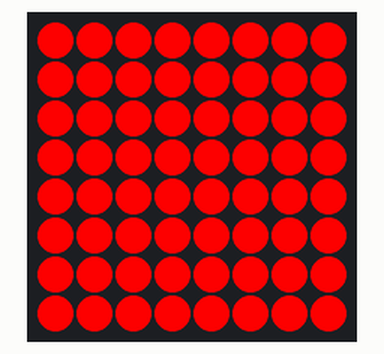
This program was run on a simulated Raspberry Pi (BCM pin numbers) with a Sense HAT. Parts: the Sense HAT's 8×8 RGB LED matrix.

Above: at 0.17 s.
At 2.37 s:
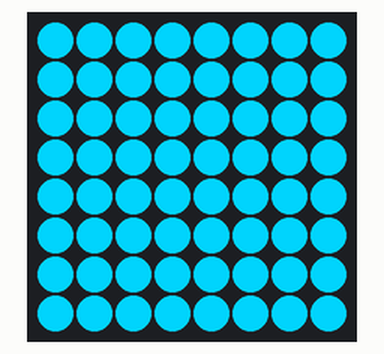
At 5.59 s:
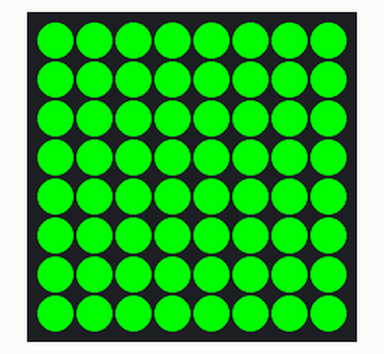
At 11.12 s:
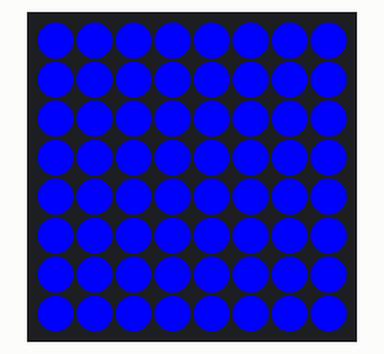
At 16.19 s:
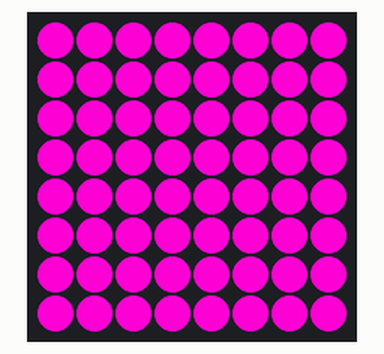
At 21.71 s:
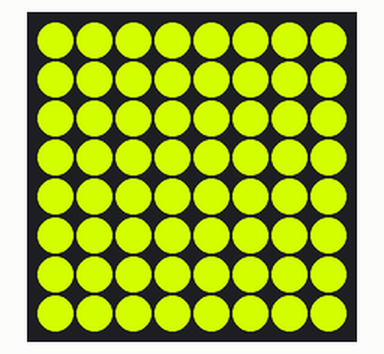

The program:

colour_cycle.py
```python
#!/usr/bin/python
import time
from sense_hat import SenseHat

sense = SenseHat()
r = 255
g = 0
b = 0
msleep = lambda x: time.sleep(x / 1000.0)

def next_colour():
    global r
    global g
    global b

    if (r == 255 and g < 255 and b == 0):
        g += 1

    if (g == 255 and r > 0 and b == 0):
        r -= 1

    if (g == 255 and b < 255 and r == 0):
        b += 1

    if (b == 255 and g > 0 and r == 0):
        g -= 1

    if (b == 255 and r < 255 and g == 0):
        r += 1

    if (r == 255 and b > 0 and g == 0):
        b -= 1
try:
    while True:
        sense.clear([r, g, b])
        msleep(2)
        next_colour()
except KeyboardInterrupt:
	# Clear the sense hat when the display is over.
	sense.clear()
```
